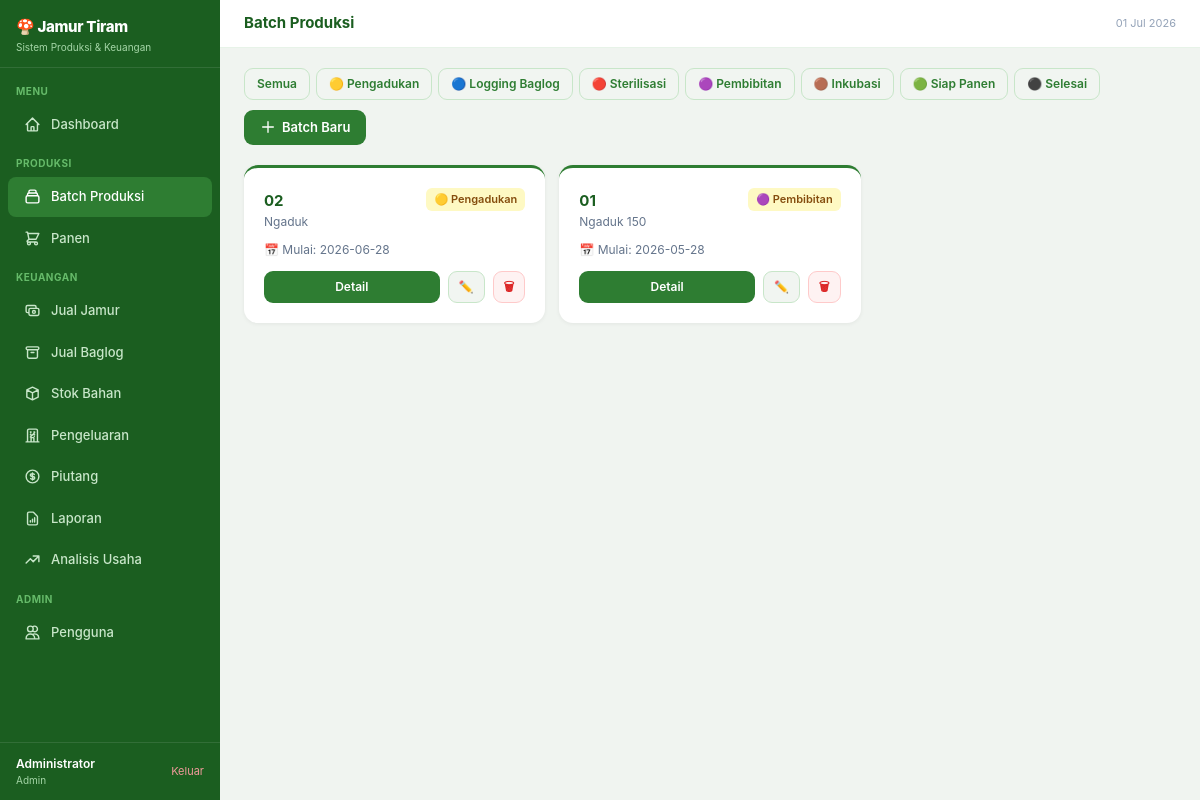
The page /batch (signed in) on the database its author committed.
### tables this page shows
CREATE TABLE batches (
    id              TEXT PRIMARY KEY,
    kode            TEXT NOT NULL UNIQUE,
    nama            TEXT NOT NULL DEFAULT '',
    tanggal_mulai   TEXT NOT NULL,
    status          TEXT NOT NULL DEFAULT 'pengadukan',
    -- pengadukan | fermentasi | pengisian | sterilisasi | inokulasi | inkubasi | panen | selesai
    catatan         TEXT DEFAULT '',
    created_at      INTEGER NOT NULL
);

### app.py (the view)
@app.get("/batch", response_class=HTMLResponse)
async def batch_page(request: Request, status: str = ""):
    user = require_login(request)
    batches = db.list_batches(status)
    return tpl.TemplateResponse(request, "batch.html", _ctx(request, user=user, batches=batches, filter_status=status))

### templates/batch.html (shortened to what this page needs)
{% extends "base.html" %}
{% set active = "batch" %}
{% block topbar_title %}Batch Produksi{% endblock %}
{% block content %}
<div style="display:flex;align-items:center;justify-content:space-between;margin-bottom:20px;flex-wrap:wrap;gap:10px;">
  <div style="display:flex;gap:6px;flex-wrap:wrap;">
    <a href="/batch" class="btn-secondary {% if not filter_status %}active{% endif %}" style="font-size:12px;padding:6px 12px;">Semua</a>
    {% for s, (icon, label) in status_label.items() %}
    <a href="/batch?status={{ s }}" class="btn-secondary" style="font-size:12px;padding:6px 12px;{% if filter_status==s %}background:#e8f5e9;border-color:#2E7D32;{% endif %}">{{ icon }} {{ label }}</a>
    {% endfor %}
  </div>
  <button onclick="document.getElementById('modal-tambah').classList.remove('hidden')" class="btn-primary">
    <svg class="w-4 h-4" fill="none" stroke="currentColor" viewBox="0 0 24 24"><path stroke-linecap="round" stroke-linejoin="round" stroke-width="2" d="M12 4v16m8-8H4"/></svg>
    Batch Baru
  </button>
</div>
{% if batches %}
<div style="display:grid;grid-template-columns:repeat(auto-fill,minmax(280px,1fr));gap:14px;">
  {% for b in batches %}
  {% set sl = status_label.get(b.status, ('⚪','Unknown')) %}
  <div class="card" style="border-top:3px solid #2E7D32;">
    <div style="display:flex;align-items:start;justify-content:space-between;margin-bottom:10px;">
      <div>
        <a href="/batch/{{ b.id }}" style="font-size:15px;font-weight:700;color:#1B5E20;text-decoration:none;">{{ b.kode }}</a>
        {% if b.nama %}<div style="font-size:12px;color:#64748b;">{{ b.nama }}</div>{% endif %}
      </div>
      <span class="badge badge-{% if b.status=='panen' %}green{% elif b.status=='inkubasi' %}purple{% elif b.status=='selesai' %}gray{% else %}yellow{% endif %}">
        {{ sl[0] }} {{ sl[1] }}
      </span>
    </div>
    <div style="font-size:12px;color:#64748b;margin-bottom:12px;">📅 Mulai: {{ b.tanggal_mulai }}</div>
    <div style="display:flex;gap:8px;">
      <a href="/batch/{{ b.id }}" class="btn-primary" style="font-size:12px;padding:6px 12px;flex:1;justify-content:center;">Detail</a>
      <button onclick="openEdit(this)"
        data-id="{{ b.id }}" data-kode="{{ b.kode|e }}" data-nama="{{ b.nama|e }}"
        data-tgl="{{ b.tanggal_mulai }}" data-status="{{ b.status }}" data-catatan="{{ b.catatan|e }}"
        class="btn-secondary" style="font-size:12px;padding:6px 10px;">✏️</button>
      <form method="post" action="/batch/{{ b.id }}/hapus" onsubmit="return confirm('Hapus batch {{ b.kode }}?')">
        <button class="btn-danger" style="font-size:12px;padding:6px 10px;">🗑</button>
      </form>
    </div>
  </div>
  {% endfor %}
</div>
{% endif %}
{% endblock %}

### templates/base.html (style rules this page uses)
:root { --green: #2E7D32; --green-l: #81C784; --yellow: #FFC107; }
body { font-family: 'Inter', system-ui, sans-serif; background: #f0f4f0; }
.card { background: #fff; border-radius: 14px; padding: 20px; box-shadow: 0 1px 4px rgba(0,0,0,.06); }
.btn-primary { display: inline-flex; align-items: center; gap: 6px; background: #2E7D32; color: #fff; font-size: 13px; font-weight: 600; padding: 8px 16px; border-radius: 9px; border: none; cursor: pointer; text-decoration: none; transition: background .15s; }
.btn-secondary { display: inline-flex; align-items: center; gap: 6px; background: #f1f5f1; color: #2E7D32; font-size: 13px; font-weight: 600; padding: 8px 16px; border-radius: 9px; border: 1px solid #c8e6c9; cursor: pointer; text-decoration: none; transition: all .15s; }
.btn-danger { display: inline-flex; align-items: center; gap: 6px; background: #fef2f2; color: #dc2626; font-size: 13px; font-weight: 600; padding: 8px 14px; border-radius: 9px; border: 1px solid #fecaca; cursor: pointer; transition: all .15s; }
.badge { display: inline-flex; align-items: center; gap: 4px; font-size: 11px; font-weight: 600; padding: 3px 8px; border-radius: 6px; }
.badge-yellow { background: #fef9c3; color: #854d0e; }

### rows shown on the page
batches: kode "02", nama "Ngaduk", sl "🟡", status "Pengadukan", tanggal_mulai "2026-06-28"
batches: kode "01", nama "Ngaduk 150", sl "🟣", sl "Pembibitan", tanggal_mulai "2026-05-28"

### other values the page prints
{{ user.nama }} "Administrator"
{{ user.role|capitalize }} "Admin"
{{ now.strftime('%d %b %Y') }} "01 Jul 2026"
{{ icon }} "🟡" "🔵" "🔴" "🟣" "🟤" "🟢" "⚫"
{{ label }} "Pengadukan" "Logging Baglog" "Sterilisasi" "Pembibitan" "Inkubasi" "Siap Panen" "Selesai"
